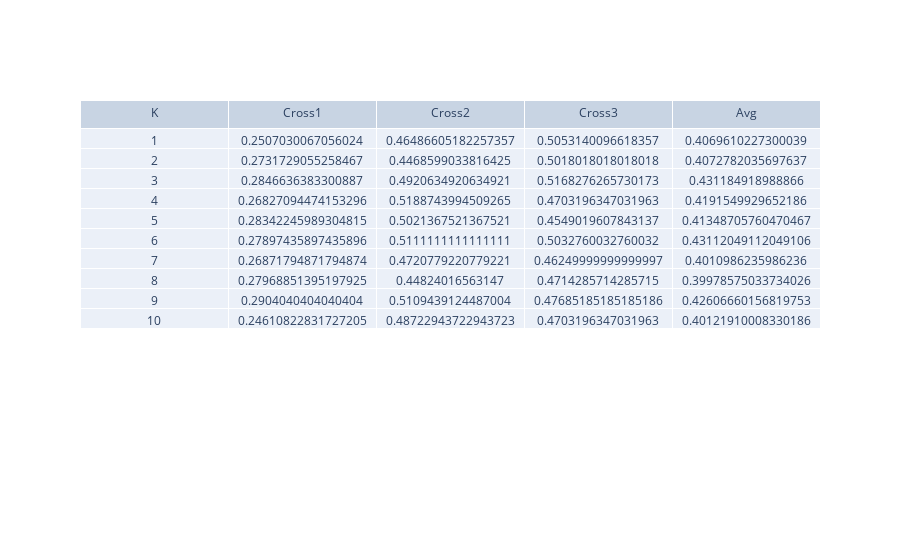

Write notebook code for a chart like this one.
### Code cell
fig = go.Figure(data=[go.Table(
    header=dict(
        values=['K','Cross1','Cross2','Cross3','Avg']
    ),
    cells=dict(
        values=[prec[0],prec[1],prec[2],prec[3],prec[4]])
    )
])
fig.show()

### Figure 1 — Plotly figure (JSON) as saved in the notebook; plotly's stock layout.template omitted (floating-point values rounded to 4 significant figures)
{"data": [{"cells": {"values": [[1, 2, 3, 4, 5, 6, 7, 8, 9, 10], [0.2507, 0.2732, 0.2847, 0.2683, 0.2834, 0.279, 0.2687, 0.2797, 0.2904, 0.2461], [0.4649, 0.4469, 0.4921, 0.5189, 0.5021, 0.5111, 0.4721, 0.4482, 0.5109, 0.4872], [0.5053, 0.5018, 0.5168, 0.4703, 0.4549, 0.5033, 0.4625, 0.4714, 0.4769, 0.4703], [0.407, 0.4073, 0.4312, 0.4192, 0.4135, 0.4311, 0.4011, 0.3998, 0.4261, 0.4012]]}, "header": {"values": ["K", "Cross1", "Cross2", "Cross3", "Avg"]}, "type": "table"}], "layout": {}}
